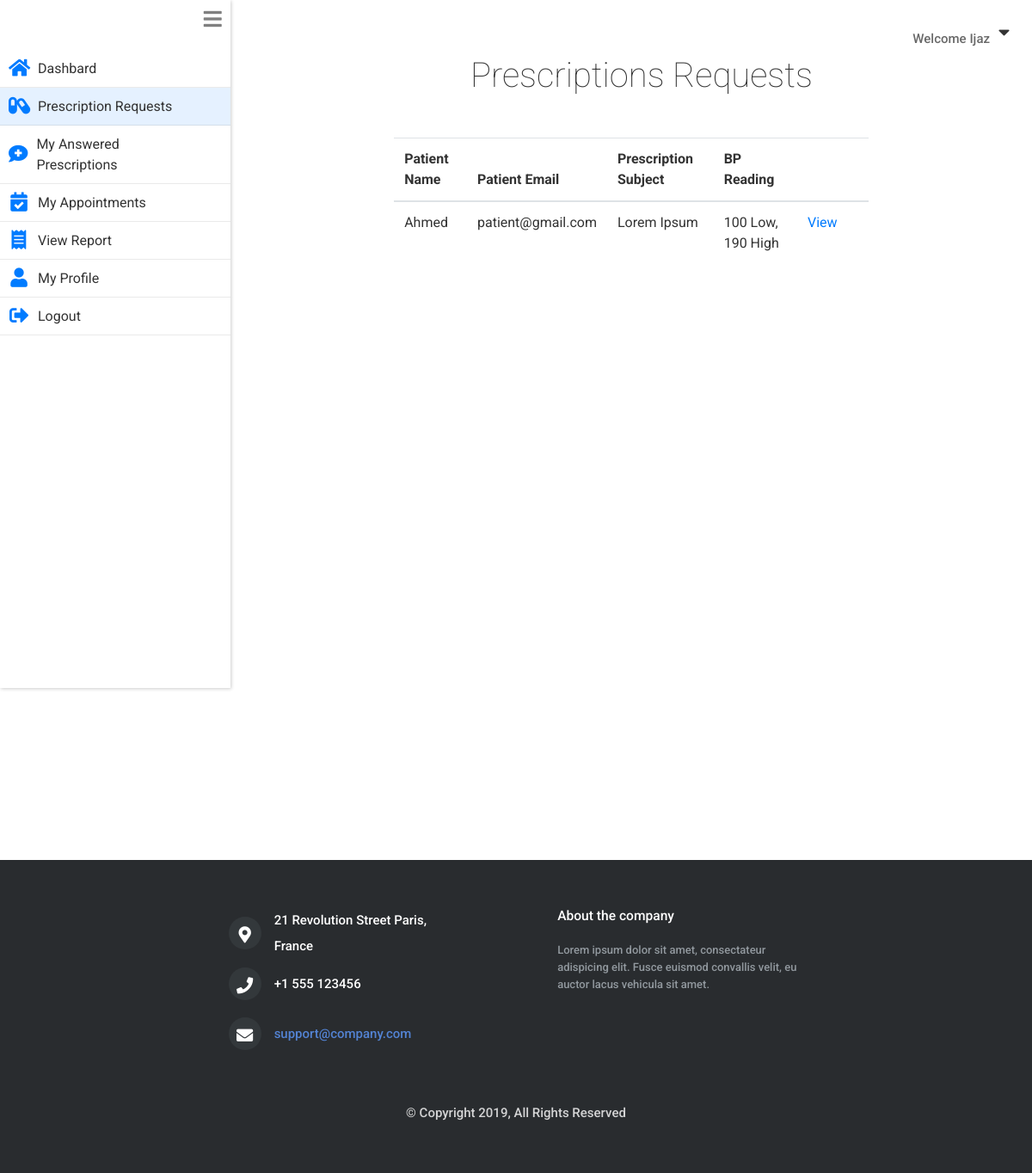
The page /doctor/prescription_requests.php (signed in) on the database its author committed.
### tables this page shows
CREATE TABLE `doctors` (
  `id` int(11) NOT NULL,
  `username` varchar(255) NOT NULL,
  `name` varchar(255) NOT NULL,
  `email` varchar(255) NOT NULL,
  `gender` varchar(6) NOT NULL,
  `hashedPassword` varchar(255) NOT NULL,
  `phone` varchar(60) NOT NULL,
  `address` varchar(255) NOT NULL,
  `city` varchar(60) NOT NULL,
  `dob` varchar(255) NOT NULL,
  `about` varchar(255) NOT NULL,
  `specialization` varchar(60) NOT NULL,
  `qualification` varchar(60) NOT NULL,
  `fees` int(11) NOT NULL,
  `created_on` timestamp NOT NULL DEFAULT CURRENT_TIMESTAMP
);

CREATE TABLE `prescription_table` (
  `prescription_id` int(11) NOT NULL,
  `doctor_id` int(11) NOT NULL,
  `patient_id` int(11) NOT NULL,
  `status` varchar(60) NOT NULL,
  `subject` varchar(255) NOT NULL,
  `bp_low` int(5) NOT NULL,
  `bp_high` int(5) NOT NULL,
  `headache` tinyint(1) NOT NULL DEFAULT '0',
  `dizziness` tinyint(1) NOT NULL DEFAULT '0',
  `visual_changes` varchar(255) NOT NULL,
  `medication` varchar(255) NOT NULL,
  `food_detail` varchar(255) NOT NULL,
  `exercise_detail` varchar(255) NOT NULL,
  `other_info` varchar(255) NOT NULL,
  `created_on` timestamp NOT NULL DEFAULT CURRENT_TIMESTAMP
);

CREATE TABLE `patients` (
  `id` int(11) NOT NULL,
  `username` varchar(255) NOT NULL,
  `name` varchar(255) NOT NULL,
  `email` varchar(255) NOT NULL,
  `gender` varchar(6) NOT NULL,
  `hashedPassword` varchar(255) NOT NULL,
  `phone` varchar(255) NOT NULL,
  `address` varchar(255) NOT NULL,
  `city` varchar(255) NOT NULL,
  `dob` varchar(255) NOT NULL,
  `created_on` timestamp NOT NULL DEFAULT CURRENT_TIMESTAMP
);

### private/functions.php (called while the page is built, shortened)
<?php
function loggedInDoctorId(){
  return $_SESSION[SessionContract::SESSION_DOCTOR_ID];
}
  function urlFor($script_path) {
      if($script_path[0] != '/') {
        $script_path = "/" . $script_path;
      }
      return WWW_ROOT . $script_path;
  }
  function getStylePath($stylesheet_name) {
      if($stylesheet_name[0] != '/') {
        $stylesheet_name = "/" . $stylesheet_name;
      }
      return STYLES_PATH . $stylesheet_name;
  }
?>

### private/model/doctor.class.php (called while the page is built, shortened)
<?php
class Doctor
{
    private $name;
    static private $db;
    function __construct($args =[]){
            $this->setId($args[DoctorTable::COLUMN_ID] ?? '');
    }
    static public function setDatabase($pdo){
      if($pdo){
        Doctor::$db = $pdo;
      }
      else{
        throw new \Exception("Please pass valid database in doctor ");
      }
    }
    static public function find_doctor_by_id($id){
        $queryString = "SELECT * FROM ".DoctorTable::TABLE_NAME;
        $queryString .= " WHERE ".DoctorTable::COLUMN_ID." = ?";
        $stmt = Doctor::$db->prepare($queryString);
        $stmt->execute([$id]);
        $doctor = $stmt->fetch(PDO::FETCH_ASSOC);
        if($doctor){
          return new Doctor($doctor);
        }
        return false;
    }
    public function setId($id) {
         $this->reviews = Review::find_reviews_by_doctor_id($id);
    }
    public function getName() {
         return $this->name;
    }
    public function setName($name) {
         $this->name = $name;
    }
}
 ?>

### private/model/review.class.php (called while the page is built, shortened)
<?php
class Review
{
    static private $db;
    static public function setDatabase($pdo){
      if($pdo){
        Review::$db = $pdo;
      }
      else{
        throw new \Exception("Please pass valid database in Review1 ");
      }
    }
    static public function find_reviews_by_doctor_id($doctor_id){
        $queryString  = "SELECT * FROM ".ReviewTable::TABLE_NAME." ";
        $queryString .= "WHERE ".ReviewTable::COLUMN_DOCTOR_ID." = ?";
        $stmt = Review::$db->prepare($queryString);
        $stmt->execute([$doctor_id]);
        $reviews  = $stmt->fetchAll(PDO::FETCH_ASSOC);
        if(!empty($reviews)){
          return $reviews;
        }else{
          return false;
        }
      }
}
?>

### private/model/prescription.class.php (called while the page is built, shortened)
<?php
class Prescription
{
  private $bpHigh;
  private $bpLow;
  private $subject;
  private $doctorId;
  private $prescriptionId;
  private $patient;
  static private $db;
  static public function setDatabase($pdo){
    if($pdo){
      Prescription::$db = $pdo;
    }
    else{
      throw new \Exception("Please pass valid database in Patient ");
    }
  }
  static public function find_all_prescriptions(){
    $queryString  = "SELECT * FROM ".PrescriptionTable::TABLE_NAME;
    $stmt = Prescription::$db->prepare($queryString);
    $stmt->execute();
    $prescriptions = [];
    while($prescriptionAssoc = $stmt->fetch(PDO::FETCH_ASSOC)){
      $prescriptionObj = new self($prescriptionAssoc);
      $prescriptions[] = $prescriptionObj;
    }
    if(!empty($prescriptions)){
      return $prescriptions;
    }else{
      return false;
    }
  }
  public function getPatientName(){
    return $this->patient->getName();
  }
  public function getPatientEmail(){
    return $this->patient->getEmail();
  }
    function __construct($args){
        $this->setDoctorId($args[PrescriptionTable::COLUMN_DOCTOR_ID] ?? '');
        $this->setPatientId($args[PrescriptionTable::COLUMN_PATIENT_ID] ?? '');
    }
    public function getPrescriptionId() {
         return $this->prescriptionId;
    }
    public function setPrescriptionId($prescriptionId) {
         $this->prescriptionId = $prescriptionId;
    }
    public function getDoctorId() {
         return $this->doctorId;
    }
    public function setDoctorId($doctorId) {
         $this->doctorId = $doctorId;
         $this->doctor = Doctor::find_doctor_by_id($doctorId);
    }
    public function setPatientId($patientId) {
         $this->patient = Patient::find_patient_by_id($patientId);
    }
    public function getSubject() {
         return $this->subject;
    }
    public function setSubject($subject) {
         $this->subject = $subject;
    }
    public function getBpLow() {
         return $this->bpLow;
    }
    public function setBpLow($bpLow) {
         $this->bpLow = $bpLow;
    }
    public function getBpHigh() {
         return $this->bpHigh;
    }
    public function setBpHigh($bpHigh) {
         $this->bpHigh = $bpHigh;
    }
}
?>

### private/model/patient.class.php (called while the page is built, shortened)
<?php
class Patient {
    private $name;
    private $email;
    static private $db;
  static public function setDatabase($pdo){
    if($pdo){
      Patient::$db = $pdo;
    }
    else{
      throw new \Exception("Please pass valid database in Patient ");
    }
  }
  static public function find_patient_by_id($id){
    $queryString  = "SELECT * FROM ".PatientTable::TABLE_NAME." ";
    $queryString .= "WHERE ".PatientTable::COLUMN_ID." = ?";
    $stmt = Patient::$db->prepare($queryString);
    $stmt->execute([$id]);
    $patient = $stmt->fetch(PDO::FETCH_ASSOC);
    if($patient){
      return new Patient($patient);
    }
    else {
      return false;
    }
  }
  public function setName($name='')
  {
    $this->name = $name;
  }
  public function setEmail($email='')
  {
    $this->email = $email;
  }
  public function getName()
  {
    return $this->name;
  }
  public function getEmail()
  {
    return $this->email;
  }
}
?>

### public/doctor/prescription_requests.php (the view, shortened to what this page needs)
<?php require_once('../../private/initialize.php');
  $prescriptons = Prescription::find_all_prescriptions();
  $page_title = "Prescription Requests";
  require_once(getSharedFilePath('doctor/header.php'));
?>
  <section class="main_content mb-5">
    <h1 class="mb-4 text-center">Prescriptions Requests</h1>
    <table  class=" col-11 mx-auto col-sm-8 mt-5 table table-responsive" >
      <thead>
        <tr>
          <th>Patient Name</th>
          <th>Patient Email</th>
          <th>Prescription Subject</th>
          <th>BP Reading</th>
          <th></th>
          <th></th>
        </tr>
      </thead>
      <tbody>
        <?php foreach ($prescriptons as $prescription): ?>
          <tr>
            <?php if(!$prescription->getDoctorId()) {  ?>
            <td><?php echo $prescription->getPatientName(); ?></td>
            <td><?php echo $prescription->getPatientEmail(); ?></td>
            <td><?php echo $prescription->getSubject(); ?></td>
            <td><?php echo $prescription->getBpLow()." Low, ".$prescription->getBpHigh()." High"; ?></td>
            <td> <a href="<?php echo urlFor("doctor/prescription_detail.php?prescription_id=").$prescription->getPrescriptionId(); ?>">View</a> </td>
          </tr>
        <?php }endforeach; ?>
        </tbody>
    </table>
  </section>
<?php     require_once(getSharedFilePath('doctor/footer.php')); ?>

### private/shared/doctor/header.php (shortened to what this page needs)
<?php
  $doctor_id = loggedInDoctorId();
  $doctor = Doctor::find_doctor_by_id($doctor_id);
 ?>
<!DOCTYPE html>
<html lang="en" dir="ltr">
  <head>
    <link rel="stylesheet" href="<?php echo getStylePath("main.css"); ?>">
    <link rel="stylesheet" href="https://stackpath.bootstrapcdn.com/bootstrap/4.3.1/css/bootstrap.min.css">
    <link rel="stylesheet" href="https://use.fontawesome.com/releases/v5.7.0/css/all.css">
  </head>
  <body>
      <div class="welcome_bar">
        <p>Welcome <?php echo $doctor->getName(); ?> </p><i id="welcome_drop_down_btn" class="fas fa-caret-down"></i>
      </div>
    <div class="content">
      <nav class="drawer
      <?php if($page_title=='My Appointments'){echo "drawer_collapse";}; ?>">
         <i id="drawer_icon" class="fas fa-bars"></i>
         <ul>
         <li onclick="location.href='<?php echo urlFor("doctor/index.php"); ?>';"
           class="<?php if($page_title=='Dashboard'){echo "item_selected";}; ?>">
           <i class="drawer_item_icon fas fa-home"></i>
           <a>Dashbard</a>
         </li>
         <li onclick="location.href='<?php echo urlFor("doctor/prescription_requests.php"); ?>';"
           class="<?php if($page_title=='Prescription Requests'){echo "item_selected";}; ?>">
           <i class="drawer_item_icon fas fa-capsules"></i>
           <a>Prescription Requests</a>
         </li>
         <li onclick="location.href='<?php echo urlFor("doctor/doctor_answered_prescriptions.php"); ?>';"
           class="<?php if($page_title=='My Answered Prescriptions'){echo "item_selected";}; ?>">
           <i class="drawer_item_icon fas fa-comment-medical"></i>
           <a>My Answered Prescriptions</a>
         </li>
         <li  onclick="location.href='<?php echo urlFor("doctor/my_appointments.php"); ?>';"
           class="<?php if($page_title=='My Appointments'){echo "item_selected";}; ?>">
           <i class="drawer_item_icon fas fa-calendar-check"></i>
           <a>My Appointments</a>
         </li>
         <li onclick="location.href='<?php echo urlFor("doctor/report.php"); ?>';"
           class="<?php if($page_title=='View Report'){echo "item_selected";}; ?>">
           <i class="drawer_item_icon fas fa-receipt"></i>
           <a>View Report</a>
         </li>
         <li onclick="location.href='<?php echo urlFor("doctor/profile.php"); ?>';"
           class="<?php if($page_title=='Profile'){echo "item_selected";}; ?>">
           <i class="drawer_item_icon fas fa-user"></i>
           <a>My Profile</a>
         </li>
         <li onclick="location.href='<?php echo urlFor("doctor/doLogout.php"); ?>';">
           <i class="drawer_item_icon fas fa-sign-out-alt"></i>
           <a>Logout</a>
         </li>
       </ul>
      </nav>

### private/styles/css/main.css (style rules this page uses)
* { margin: 0; padding: 0; -webkit-font-smoothing: antialiased; -webkit-text-shadow: rgba(0, 0, 0, 0.01) 0 0 1px; text-shadow: rgba(0, 0, 0, 0.01) 0 0 1px; }
body { font-family: 'Roboto', sans-serif; font-size: 15px; font-weight: 500; background: #FFFFFF; color: #696969; }
div { display: block; position: relative; -webkit-box-sizing: border-box; -moz-box-sizing: border-box; box-sizing: border-box; }
ul { list-style: none; margin-bottom: 0px; }
p { font-family: 'Roboto', sans-serif; font-size: 15px; line-height: 2; font-weight: 500; color: #696969; -webkit-font-smoothing: antialiased; -webkit-text-shadow: rgba(0, 0, 0, 0.01) 0 0 1px; text-shadow: rgba(0, 0, 0, 0.01) 0 0 1px; }
p:last-of-type { margin-bottom: 0; }
a { -webkit-transition: all 200ms ease; -moz-transition: all 200ms ease; -ms-transition: all 200ms ease; -o-transition: all 200ms ease; transition: all 200ms ease; }
a, a:hover, a:visited, a:active, a:link { text-decoration: none; }
h1 { font-size: 48px; }
h1, h2, h3, h4, h5, h6 { font-family: 'Roboto', sans-serif; -webkit-font-smoothing: antialiased; -webkit-text-shadow: rgba(0, 0, 0, 0.01) 0 0 1px; text-shadow: rgba(0, 0, 0, 0.01) 0 0 1px; }
section { display: block; position: relative; box-sizing: border-box; }
* { margin: 0; padding: 0; font-family: 'Roboto', sans-serif; color: #333333; }
.welcome_bar { display: flex; position: absolute; z-index: 1; top: 0; right: 0; margin: 16px; align-items: center; justify-content: center; }
.welcome_bar p { margin-top: 14px; }
.welcome_bar #welcome_drop_down_btn { font-size: 1.3em; padding: 10px; box-sizing: border-box; fill: #333333; }
.content { display: flex; }
.drawer { position: relative; font-weight: normal; height: 100vh; display: block; box-shadow: 1px 1px 4px rgba(0, 0, 0, 0.2); flex-basis: 350px; }
.drawer #drawer_icon { font-size: 1.5em; color: grey; position: absolute; top: 0; right: 0; padding: 10px; box-sizing: border-box; }
.drawer ul { list-style: none; display: flex; flex-direction: column; padding-top: 58px; }
.drawer li { display: flex; justify-content: flex-start; align-items: center; padding: 10px; padding-right: 48px; box-sizing: border-box; position: relative; }
.drawer li::after { display: inline-block; content: ""; height: 1px; width: 100%; position: absolute; bottom: 0; left: 0; background: rgba(51, 51, 51, 0.1); }
.drawer li a { text-decoration: none; color: #333333; padding-left: 10px; }
.drawer .drawer_item_icon { font-size: 1.4em; text-align: center; width: 24px; height: 24px; color: #007bff; }
.drawer .item_selected { background: rgba(0, 123, 255, 0.1); }
.main_content { width: 100%; padding: 0 30px; margin-bottom: 0px; }
.main_content h1 { font-weight: lighter; text-align: center; margin-left: 24px; margin-top: 64px; }
table.table a { color: #007bff; }

### rows shown on the page
doctors: name "Ijaz"
prescription_table: patient.name "Ahmed", patient.email "patient@gmail.com", subject "Lorem Ipsum", bp_low "100", bp_high "190"
